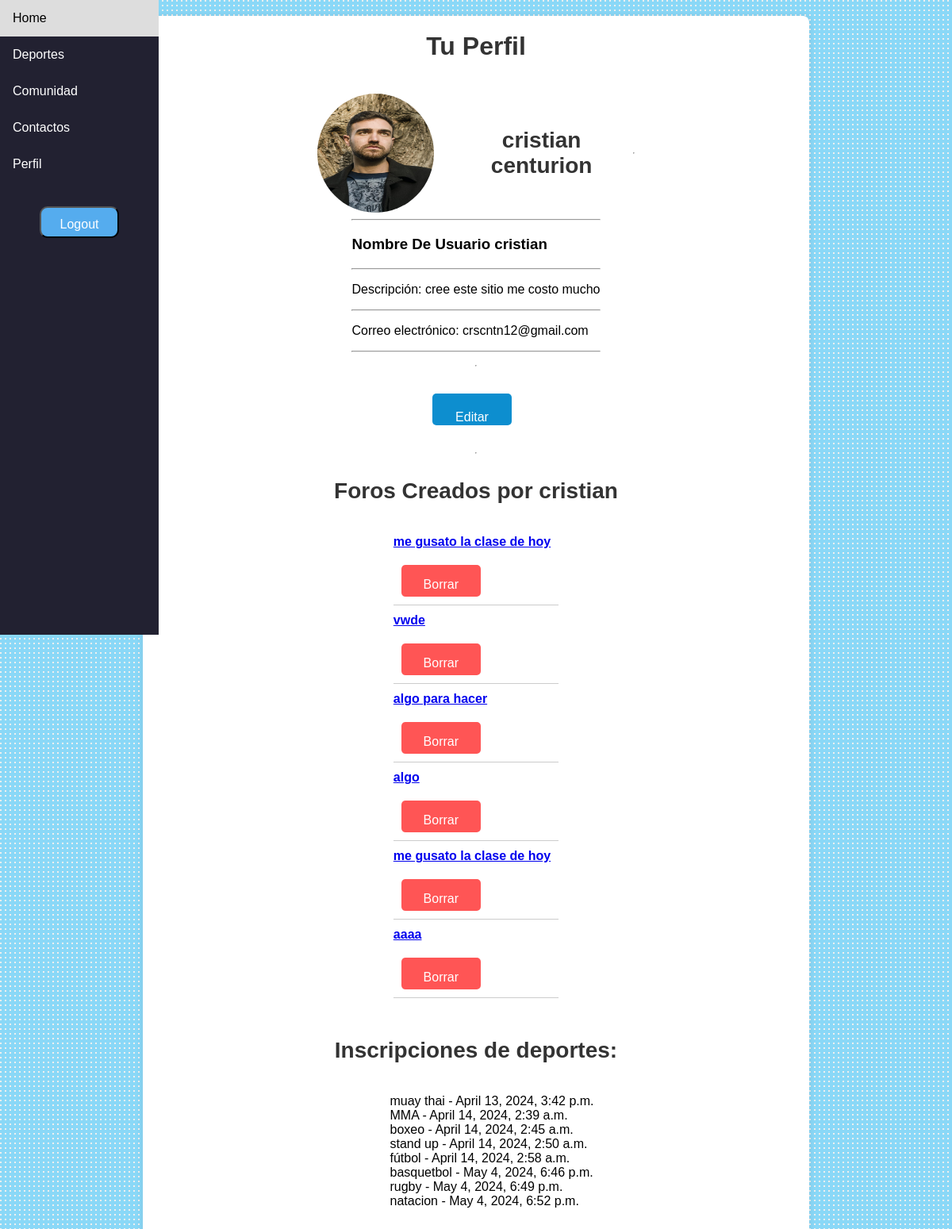
The app's page /perfil/ (signed in) with its own data.
### myapp/models.py (models this page shows, shortened)
class OtraClase(models.Model):
    edad = models.PositiveIntegerField(null=True, blank=True)
    foto_de_perfil = models.ImageField(upload_to='profile_pics/', null=True, blank=True)
    descripcion = models.TextField(blank=True)
    original = models.ForeignKey(User, on_delete=models.CASCADE)

class Foro(models.Model):
    creador = models.ForeignKey(User, on_delete=models.CASCADE)
    titulo = models.CharField(max_length=100)
    descripcion = models.TextField()
    deporte = models.ForeignKey(Deporte, on_delete=models.CASCADE)
    likes = models.IntegerField(default=0)
    usuarios_que_dieron_like = models.ManyToManyField(User, related_name='likes_foro', blank=True)

class Inscripcion(models.Model):
    usuario = models.ForeignKey(User, on_delete=models.CASCADE)
    deporte = models.ForeignKey(Deporte, on_delete=models.CASCADE)
    fecha_inscripcion = models.DateTimeField(auto_now_add=True)
    class Meta:
        unique_together = ['usuario', 'deporte']

class Deporte(models.Model):
    nombre = models.CharField(max_length=100)
    descripcion = models.TextField()
    tipo = models.CharField(max_length=20)

### myapp/views.py (the view)
# urls.py: path('perfil/', views.profile, name='perfil'),
@login_required
def profile(request):
    user = request.user
    otra_clase = OtraClase.objects.filter(original=user).first()
    if not otra_clase:
        otra_clase = OtraClase(original=user)
        otra_clase.save()
    foros_creados = Foro.objects.filter(creador=user)
    inscripciones_usuario = Inscripcion.objects.filter(usuario=user)
    if request.method == 'POST':
        form = OtraClaseForm(request.POST, request.FILES, instance=otra_clase)
        if form.is_valid():
            form.save()
            return redirect('perfil')
    else:
        form = OtraClaseForm(instance=otra_clase)
    foto_de_perfil_url = otra_clase.foto_de_perfil.url if otra_clase and otra_clase.foto_de_perfil else None
    saludo = request.user.is_authenticated
    return render(request, 'perfil.html', {
        'user': user,
        'otra_clase': otra_clase,
        'form': form,
        'foto_de_perfil_url': foto_de_perfil_url,
        'foros_creados': foros_creados,
        'inscripciones_usuario': inscripciones_usuario,
        'saludo': saludo  # Pasar el valor de autenticación a la plantilla
    })

### myapp/templates/perfil.html (shortened to what this page needs)
{% load static %}
<!DOCTYPE html>
<html lang="en">
<head>
    <link rel="stylesheet" type="text/css" href="{% static 'css/styles.css' %}">
    <link rel="stylesheet" type="text/css" href="{% static 'css/perfil.css' %}">
</head>
<body>
    <div class="navbar">
        <ul>
            <li><a href="/">Home</a></li>
            <li><a href="/deportes">Deportes</a></li>
            <li><a href="/ver-foros">Comunidad</a></li>
            {% if saludo %}
                <li><a href="/contactos">Contactos</a></li>
                <li><a href="/perfil">Perfil</a></li>
                <form action="{% url 'logout' %}" method="post">
                    <li><button type="submit">Logout</button></li>
                </form>
            {% elif login_button %}
                <li><a href="{% url 'login' %}" class="button">Login</a></li>
            {% endif %}
        </ul>
    </div>
    <div class="container">
        <h1>Tu Perfil</h1>
        {% if otra_clase %}
        <div class="profile-details">
            <img src="{% if otra_clase.foto_de_perfil %}{{ otra_clase.foto_de_perfil.url }}{% else %}{% static 'img/default_profile.png' %}{% endif %}" alt="Foto de perfil">
            <h2>{{ user.first_name }} {{ user.last_name }}</h2>
            <hr>
        </div>
        <div>
            <hr>
            <h3>Nombre De Usuario {{ user.username }}</h3>
            <hr>
            <p>Descripción: <span id="descripcion">{{ otra_clase.descripcion }}</span> </p>
            <hr>
            <p>Correo electrónico: {{ user.email }}</p>
            <hr>
        </div>
        <hr>
        <p>
            <button id="editarEdadBtn">Editar</button>
        </p>
        {% endif %}
        <hr>
        <h2>Foros Creados por {{ user.username }}</h2>
        <ul class="forum-list">
            {% for foro in foros_creados %}
            <li class="forum-item">
                <span class="forum-title"><a href="{% url 'detalle_foro' foro.id %}">{{ foro.titulo }}</a></span>
                {% if foro.creador == user %}
                <form action="{% url 'borrar_foro' foro.id %}" method="post">
                    <button type="submit" class="forum-delete-btn">Borrar</button>
                </form>
                {% endif %}
            </li>
            <hr class="hr-line">
            {% endfor %}
        </ul>
        {% if inscripciones_usuario %}
    <h2>Inscripciones de deportes:</h2>
    <ul>
        {% for inscripcion in inscripciones_usuario %}
        <li  class="elemento-inscripcion">{{ inscripcion.deporte.nombre }} - {{ inscripcion.fecha_inscripcion }}</li>
        {% endfor %}
    </ul>
{% endif %}
    </div>
</body>
</html>

### myapp/static/css/styles.css (style rules this page uses)
body { background-color: #8ad8f7; font-family: Arial, sans-serif; margin: 20px; background-image: url('../img/puntos.png'); background-repeat: repeat; }
.container { max-width: 800px; margin: 0 auto; padding: 20px; }
button, a.button { border-radius: 10px; width: 100px; height: 40px; line-height: 40px; display: block; background-color: #55acee; color: #fff; font-size: 16px; text-align: center; text-decoration: none; cursor: pointer; margin: 10px auto; }
h1 { text-align: center; }
.navbar { background-color: #222131; overflow: hidden; width: 200px; position: fixed; top: 0; left: 0; height: 100vh; }
.navbar ul { list-style-type: none; margin: 0; padding: 0; display: flex; flex-direction: column; height: 100%; overflow-y: auto; }
.navbar li { display: block; }
.navbar li a { display: block; color: white; padding: 14px 16px; text-decoration: none; }
form { text-align: center; }
.elemento-inscripcion { list-style-type: none; }

### myapp/static/css/perfil.css (style rules this page uses)
.container { max-width: 800px; margin: 20px auto; padding: 20px; background-color: #fff; border-radius: 8px; box-shadow: 0 0 10px rgba(0, 0, 0, 0.1); display: flex; flex-direction: column; align-items: center; }
.profile-details { width: 100%; max-width: 400px; margin-top: 20px; text-align: center; }
form { width: 100%; max-width: 400px; margin-top: 20px; text-align: center; }
h1 { font-size: 32px; color: #333; margin-top: 0; }
h2 { font-size: 28px; color: #333; display: flex; }
img { width: 150px; height: 150px; border-radius: 50%; margin-right: 20px; float: left; }
.profile-details { width: 100%; max-width: 400px; margin-top: 20px; text-align: center; display: flex; flex-direction: row; align-items: center; justify-content: center; }
.profile-details img { width: 150px; height: 150px; border-radius: 50%; margin-right: 20px; }
.profile-details h2 { margin: 0; }
.forum-list { list-style-type: none; padding: 0; }
.forum-item { margin-bottom: 10px; }
.forum-title { font-weight: bold; margin-right: 10px; color: #000; }
.forum-delete-btn { background-color: #ff5555; color: #fff; border: none; padding: 5px 10px; border-radius: 5px; cursor: pointer; margin-left: 10px; }
.hr-line { border: 0; height: 1px; background-color: #ccc; margin-top: 10px; margin-bottom: 10px; }
button#editarEdadBtn, button#cerrarEdicionBtn { background-color: #0d8ecf; color: #fff; border: none; padding: 10px 20px; border-radius: 5px; cursor: pointer; margin-right: 10px; }

### records on screen
OtraClase: foto_de_perfil (picture), descripcion "cree este sitio me costo mucho"
Foro: titulo "me gusato la clase de hoy", shows "Borrar"
Foro: titulo "vwde", shows "Borrar"
Foro: titulo "algo para hacer", shows "Borrar"
Foro: titulo "algo", shows "Borrar"
Foro: titulo "me gusato la clase de hoy", shows "Borrar"
Foro: titulo "aaaa", shows "Borrar"
Inscripcion: deporte.nombre "muay thai", fecha_inscripcion "April 13, 2024, 3:42 p.m."
Inscripcion: deporte.nombre "MMA", fecha_inscripcion "April 14, 2024, 2:39 a.m."
Inscripcion: deporte.nombre "boxeo", fecha_inscripcion "April 14, 2024, 2:45 a.m."
Inscripcion: deporte.nombre "stand up", fecha_inscripcion "April 14, 2024, 2:50 a.m."
Inscripcion: deporte.nombre "fútbol", fecha_inscripcion "April 14, 2024, 2:58 a.m."
Inscripcion: deporte.nombre "basquetbol", fecha_inscripcion "May 4, 2024, 6:46 p.m."
Inscripcion: deporte.nombre "rugby", fecha_inscripcion "May 4, 2024, 6:49 p.m."
Inscripcion: deporte.nombre "natacion", fecha_inscripcion "May 4, 2024, 6:52 p.m."

### other values on screen
{{ user.first_name }} "cristian"
{{ user.last_name }} "centurion"
{{ user.username }} "cristian"
{{ user.email }} "crscntn12@gmail.com"
